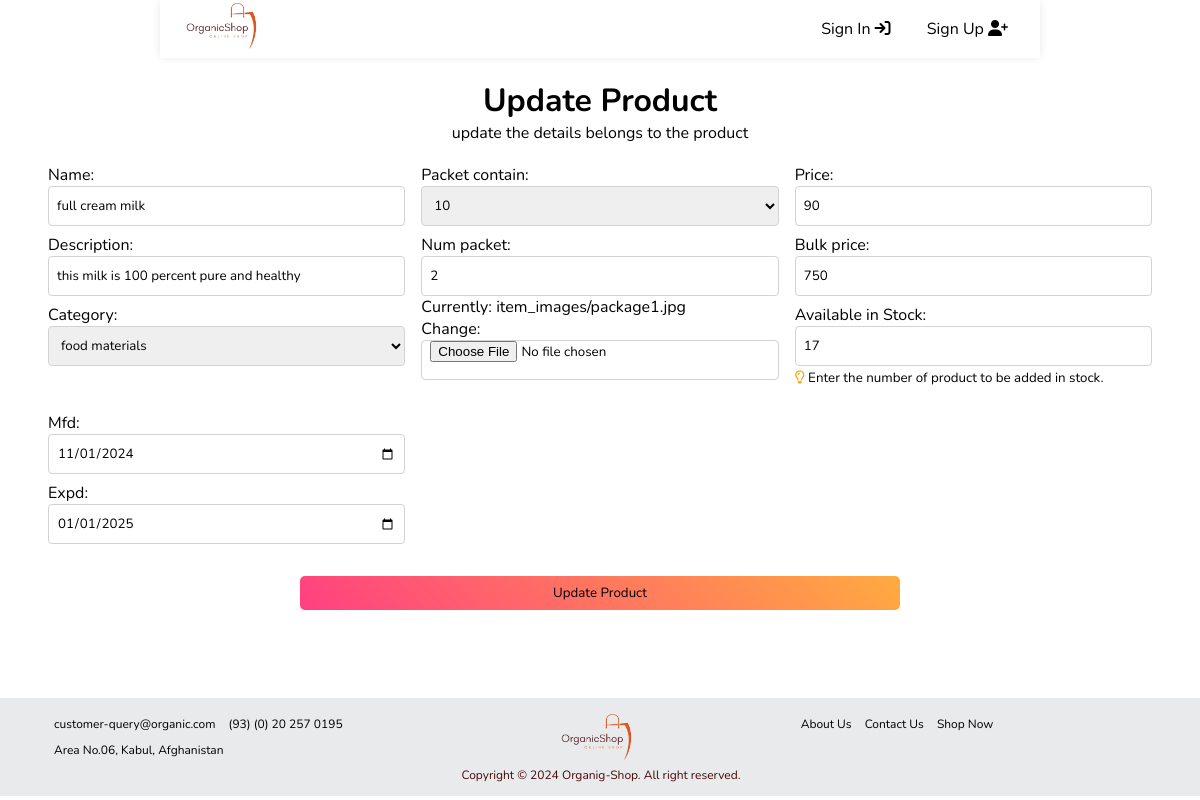
The page /store/product/edit/30 on the database its author committed.
### store/models.py (models this page shows, shortened)
class Product(models.Model):
    NUMBER_CHOICES = [(i, str(i)) for i in range(1,201)]
    category = models.ForeignKey(Category, on_delete=models.CASCADE)
    user = models.ForeignKey(CustomUser, null=True, on_delete=models.SET_NULL)
    name = models.CharField(max_length=100)
    description = models.CharField(max_length=200)
    price = models.IntegerField(default=0)
    bulk_price = models.IntegerField(default=0)
    packet_contain = models.PositiveBigIntegerField(choices=NUMBER_CHOICES)
    rate = models.FloatField(null=True, default=0)
    mfd = models.DateField(null=True, blank=True)
    expd = models.DateField(null=True, blank=True)
    profit = models.IntegerField(null=True,default=0)
    stock = models.IntegerField(null=True,default=0)
    num_packet = models.IntegerField(default=1)
    image = models.ImageField(default='default.svg', upload_to='item_images')

### store/views.py (the view)
def manage_product(request, action, pid):
    product = get_object_or_404(Product, pk=pid)
    if pid and action == 'edit':
        form = UpdateProductForm(instance=product)
        if request.method == 'POST':
            form = UpdateProductForm(request.POST, instance=product)
            if form.is_valid():
                form.save()
        context = {
            'product':product,
            'form':form
        }
        return render(request, 'includes/update_product.html', context)
    elif pid and action == 'delete':
        Product.objects.filter(id=pid).delete()
        messages.success(request, "Product deleted successfully.")
        return redirect("store:product")

### store/forms.py
class UpdateProductForm(forms.ModelForm):
    class Meta:
        model = Product
        fields = "__all__"
        widgets = {
            'mfd':forms.widgets.DateInput(
                attrs={
                    "type": "date",
                }),
            'expd':forms.widgets.DateInput(
                attrs={
                    "type": "date",
                })
        }
    def __init__(self, *args, **kwargs):
        super(UpdateProductForm, self).__init__(*args, **kwargs)
        for visible in self.visible_fields():
            visible.field.widget.attrs['class']="form-input"
            visible.field.widget.attrs['placeholder']=visible.field.label

### store/context_processors.py (called while the page is built)
def breadcrumbs(request):
    if hasattr(request, 'breadcrumbs'):
        return {'breadcrumbs': request.breadcrumbs}
    return {'breadcrumbs': []}  # Default to an empty list if not set

### store/models.py (called while the page is built)
    def __str__(self):
        return self.name

### store/templates/includes/update_product.html (shortened to what this page needs)
{% extends 'main/base.html' %}
{% load static %}
{% block content %}
<div class="main-page">
    <div class="heading">
        <h1 class="title">Update Product</h1>
        <p class="text">update the details belongs to the product</p>
    </div>
        <form action="{% url 'store:purchase' %}" method="POST" enctype="multipart/form-data">
            <div class="grid-container">
                <div class="product-info">
                    <label class="form-label">{{form.name.label_tag}}</label>
                    {{form.name}}
                    <label class="form-label">{{form.description.label_tag}}</label>
                    {{form.description}}
                    <label class="form-label">{{form.category.label_tag}}</label>
                    {{form.category}}
                </div>
                <div class="product-price">
                    <label class="form-label">{{form.packet_contain.label_tag}}</label>
                    {{form.packet_contain}}
                    <label class="form-label">{{form.num_packet.label_tag}}</label>
                    {{form.num_packet}}
                    {{form.image}}
                </div>
                <div class="option-info">
                    <label class="form-label">{{form.price.label_tag}}</label>
                    {{form.price}}
                    <label class="form-label">{{form.bulk_price.label_tag}}</label>
                    {{form.bulk_price}}
                    <label class="form-label">Available in {{form.stock.label_tag}}</label>
                    {{form.stock}}
                    <small>
                        <i class="fa-regular fa-lightbulb" style="color: orange;"></i>
                        Enter the number of product to be added in stock.
                    </small>
                </div>
                <div class="extra-info">
                    <label class="form-label">{{form.mfd.label_tag}}</label>
                    {{form.mfd}}
                    <label class="form-label">{{form.expd.label_tag}}</label>
                    {{form.expd}}
                </div>
            </div>
            <div class="purchase-button">
                <button type="submit" class="btn">Update Product</button>
            </div>
        </form>
    </div>
{% endblock content %}

### store/static/css/style.css (style rules this page uses)
* { font-family: "Nunito", sans-serif; font-optical-sizing: auto; font-style: normal; }
body { margin: 0px; padding: 0px; width: auto; }
a { text-decoration: none; color: inherit; }
.grid-container { display: grid; grid-template-columns: repeat(auto-fit, minmax(min(20rem, 100%), 1fr)); gap: 1rem; margin: 1vw 4vw; }
.main-page { width: 100%; height: 100%; min-height: 80vh; overflow-y: scroll; }
.btn { background-image: linear-gradient(45deg, #ff4081, #ffab40); padding: 8px; border: none; width: 100%; border-radius: 5px; background-color: transparent; transition: background-image 0.5s ease; }
.form-label { display: block; margin-top: 8px; }
.form-input { width: 100%; height: 40px; padding: 0px 8px; border: 1px solid lightgray; border-radius: 4px; box-sizing: border-box; }
.heading { text-align: center; }
.heading .title { margin-bottom: 0px; }
.heading .text { margin-top: 0px; }
.purchase-button { margin: 2rem auto; width: 50%; text-align: center; }
.product-statistics .products .title, .text { margin: 0px; padding: 0px; }

### rows shown on the page
Product: name "full cream milk", description "this milk is 100 percent pure and healthy", category "food materials", packet_contain "10", num_packet "2", price "90", bulk_price "750", stock "17", mfd "11/01/2024", expd "01/01/2025"
